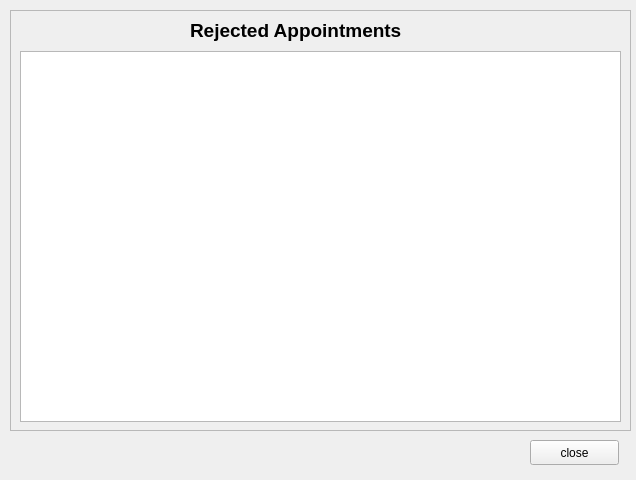
<?xml version="1.0" encoding="UTF-8"?>
<ui version="4.0">
 <class>rejectedAppointmentDoctor</class>
 <widget class="QWidget" name="rejectedAppointmentDoctor">
  <property name="geometry">
   <rect>
    <x>0</x>
    <y>0</y>
    <width>636</width>
    <height>480</height>
   </rect>
  </property>
  <property name="windowTitle">
   <string>Appointments</string>
  </property>
  <widget class="QFrame" name="frame">
   <property name="geometry">
    <rect>
     <x>10</x>
     <y>10</y>
     <width>621</width>
     <height>421</height>
    </rect>
   </property>
   <property name="frameShape">
    <enum>QFrame::StyledPanel</enum>
   </property>
   <property name="frameShadow">
    <enum>QFrame::Raised</enum>
   </property>
   <widget class="QLabel" name="title">
    <property name="geometry">
     <rect>
      <x>180</x>
      <y>0</y>
      <width>251</width>
      <height>41</height>
     </rect>
    </property>
    <property name="styleSheet">
     <string notr="true">font-size:14pt;
font-weight: bold;</string>
    </property>
    <property name="text">
     <string>Rejected Appointments</string>
    </property>
   </widget>
   <widget class="QTableWidget" name="tableWidget">
    <property name="geometry">
     <rect>
      <x>10</x>
      <y>41</y>
      <width>601</width>
      <height>371</height>
     </rect>
    </property>
    <property name="sizePolicy">
     <sizepolicy hsizetype="Fixed" vsizetype="Fixed">
      <horstretch>0</horstretch>
      <verstretch>0</verstretch>
     </sizepolicy>
    </property>
   </widget>
  </widget>
  <widget class="QPushButton" name="okButton">
   <property name="geometry">
    <rect>
     <x>530</x>
     <y>440</y>
     <width>89</width>
     <height>25</height>
    </rect>
   </property>
   <property name="text">
    <string>close</string>
   </property>
  </widget>
 </widget>
 <resources/>
 <connections/>
</ui>
